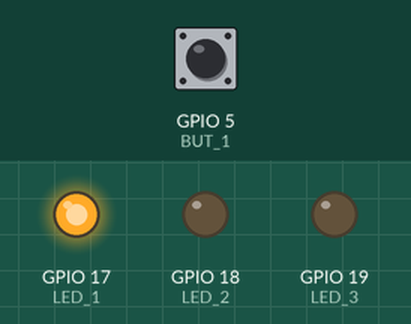
Simulated run of this program. Board: ESP32. Shown: output pins drawn as LEDs (lit = HIGH). The test bench sets the inputs (shaded band); at power-on: GPIO 5 (BUT_1) LOW. WiFi joins after 1.5 s; servers stay silent unless stated; the local clock reads 2024-03-15 10:24:30 at power-on unless the program sets it; not simulated (calls return 0 or success): wifiCredentials.h; what the program prints to the serial monitor is not drawn.

Above: at 2.7 s.
2.8 s: GPIO 5 (BUT_1) pulled HIGH for 0.15 s
At 4.1 s:
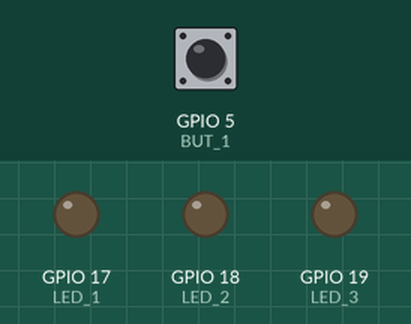
Timing chart, 0 to 5.8 s (numbered marks = the images above; inputs shaded):
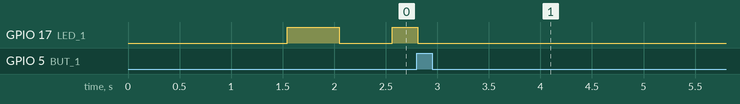

The program:

main.cpp
```cpp
// (licence header left out)
#include <WiFi.h>

#include "pinDefs_V2.h"
#include "time.h"
#include "wifiCredentials.h"

const char* ssid = WIFI_NAME;
const char* password = WIFI_PASSWORD;

const char* ntpServer = "pool.ntp.org";

// Set LED on at boot.
volatile bool FlashRedLED = true;
volatile bool FlashGreenLED = false;

void IRAM_ATTR turnOffAllLEDs() {
    FlashRedLED = false;
    FlashGreenLED = false;
}

void setup() {
    Serial.begin(9600);

    WiFi.begin(WIFI_NAME, WIFI_PASSWORD);
    while (WiFi.status() != WL_CONNECTED) {
        Serial.print(".");
        delay(100);
    }
    Serial.println("Connected!");

    configTime(0, 0, ntpServer);
    setenv("TZ", "GMT0BST,M3.5.0/1,M10.5.0", 1);
    tzset();

    pinMode(LED_1, OUTPUT);
    digitalWrite(LED_1, 0);

    pinMode(LED_2, OUTPUT);
    digitalWrite(LED_2, 0);

    pinMode(LED_3, OUTPUT);
    digitalWrite(LED_3, 0);

    pinMode(BUT_1, INPUT);

    attachInterrupt(digitalPinToInterrupt(BUT_1), turnOffAllLEDs, RISING);
}

void loop() {
    struct tm timedata;
    static int lastHour = 0;

    if (!getLocalTime(&timedata)) {
        digitalWrite(LED_3, 1);
    }

    // Hour Changed
    if (lastHour != timedata.tm_hour) {
        // At 6:00 AM everyday.
        if (timedata.tm_hour == 6) {
            FlashRedLED = true;
        }

        // At 10:00 PM everyday.
        if (timedata.tm_hour == 22) {
            FlashRedLED = true;
        }

        // At 12:00 PM every Wednesday and Thursday.
        if ((timedata.tm_hour == 12 && timedata.tm_wday == 3) ||
            (timedata.tm_hour == 12 && timedata.tm_wday == 4)) {
            FlashGreenLED = true;
        }
    }

    lastHour = timedata.tm_hour;

    // Create a boolean that will toggle on and off each seccond.
    bool flashingCoefficient = (millis() >> 9) & 1;

    // If the global FlashRedLED boolean is true, flash the LED.
    digitalWrite(LED_1, flashingCoefficient && FlashRedLED);

    // If the global FlashGreenLED boolean is true, flash the LED.
    digitalWrite(LED_2, !flashingCoefficient && FlashGreenLED);

    delay(10);
}
```

pinDefs_V2.h
```cpp
// (licence header left out)
#ifndef PIN_DEFS_V2_H
#define PIN_DEFS_V2_H

#define LED_1 17
#define LED_2 18
#define LED_3 19

#define BUT_1 5
#define BUT_2 23
#define BUT_3 22

#endif  // PIN_DEFS_V2_H
```
